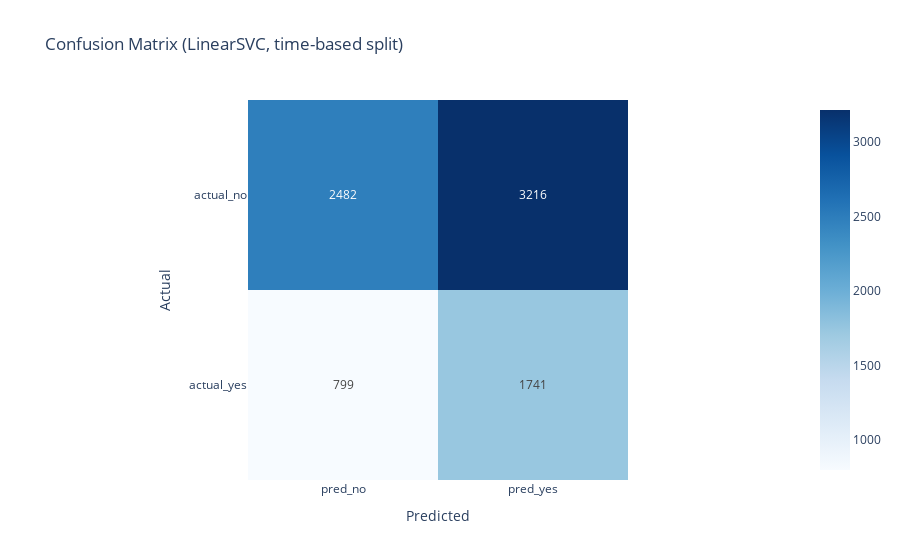

The cell this chart's notebook holds for it:
### Markdown cell above
## 4. Evaluation & Interpretation

Anhand der obigen Berechnung sehen wir, dass der Recall 68,54 % beträgt. Das bedeutet, dass 68,54 % der Kunden angerufen worden wären, die tatsächlich auch einen Vertrag unterschrieben haben.
Gleichzeitig wären 35,1 % unserer Anrufe erfolgreich (also mit Vertragsabschluss) gewesen, während bei dem kompletten Datensatz (ohne unser Modell) nur 11,2 % der Anrufe zu einem erfolgreichen Abschluss geführt haben.

Zur weiteren Auswertung gucken wir uns die Confusion Matrix genauer an:

### Code cell
cm = confusion_matrix(y_test, y_pred, labels=["no", "yes"])
cm_df = pd.DataFrame(cm, index=["actual_no", "actual_yes"], columns=["pred_no", "pred_yes"])

fig = px.imshow(
    cm_df,
    text_auto=True,
    color_continuous_scale="Blues",
    title="Confusion Matrix (LinearSVC, time-based split)"
)
fig.update_layout(xaxis_title="Predicted", yaxis_title="Actual", template="plotly_white")
fig.show()

### Figure 1 — Plotly figure (JSON) as saved in the notebook; plotly's stock layout.template omitted (floating-point values rounded to 4 significant figures)
{"data": [{"coloraxis": "coloraxis", "hovertemplate": "x: %{x}<br>y: %{y}<br>color: %{z}<extra></extra>", "name": "0", "texttemplate": "%{z}", "type": "heatmap", "x": ["pred_no", "pred_yes"], "xaxis": "x", "y": ["actual_no", "actual_yes"], "yaxis": "y", "z": [[2482, 3216], [799, 1741]]}], "layout": {"coloraxis": {"colorscale": [[0, "rgb(247,251,255)"], [0.125, "rgb(222,235,247)"], [0.25, "rgb(198,219,239)"], [0.375, "rgb(158,202,225)"], [0.5, "rgb(107,174,214)"], [0.625, "rgb(66,146,198)"], [0.75, "rgb(33,113,181)"], [0.875, "rgb(8,81,156)"], [1, "rgb(8,48,107)"]]}, "title": {"text": "Confusion Matrix (LinearSVC, time-based split)"}, "xaxis": {"anchor": "y", "constrain": "domain", "domain": [0, 1], "scaleanchor": "y", "title": {"text": "Predicted"}}, "yaxis": {"anchor": "x", "autorange": "reversed", "constrain": "domain", "domain": [0, 1], "title": {"text": "Actual"}}}}
